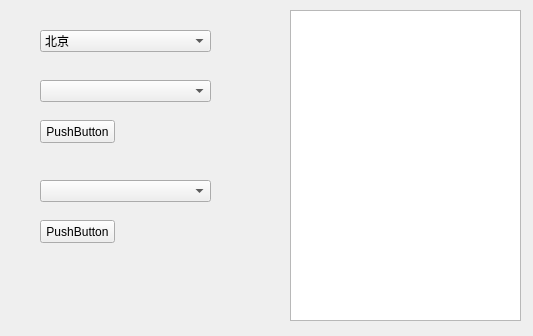
<?xml version="1.0" encoding="UTF-8"?>
<ui version="4.0">
 <class>Widget</class>
 <widget class="QWidget" name="Widget">
  <property name="geometry">
   <rect>
    <x>0</x>
    <y>0</y>
    <width>533</width>
    <height>336</height>
   </rect>
  </property>
  <property name="windowTitle">
   <string>Widget</string>
  </property>
  <widget class="QComboBox" name="comboBox">
   <property name="geometry">
    <rect>
     <x>40</x>
     <y>30</y>
     <width>171</width>
     <height>22</height>
    </rect>
   </property>
   <property name="editable">
    <bool>false</bool>
   </property>
   <property name="currentIndex">
    <number>0</number>
   </property>
   <property name="insertPolicy">
    <enum>QComboBox::NoInsert</enum>
   </property>
   <item>
    <property name="text">
     <string>北京</string>
    </property>
    <property name="icon">
     <iconset resource="res.qrc">
      <normaloff>:/new/prefix1/win-xp/8.ico</normaloff>:/new/prefix1/win-xp/8.ico</iconset>
    </property>
   </item>
   <item>
    <property name="text">
     <string>上海</string>
    </property>
    <property name="icon">
     <iconset resource="res.qrc">
      <normaloff>:/new/prefix1/win-xp/9.ico</normaloff>
      <normalon>:/new/prefix1/win-xp/7.ico</normalon>:/new/prefix1/win-xp/9.ico</iconset>
    </property>
   </item>
   <item>
    <property name="text">
     <string>南京</string>
    </property>
    <property name="icon">
     <iconset>
      <normalon>:/new/prefix1/win-xp/52.ico</normalon>
     </iconset>
    </property>
   </item>
   <item>
    <property name="text">
     <string>ggg</string>
    </property>
   </item>
  </widget>
  <widget class="QPlainTextEdit" name="plainTextEdit">
   <property name="geometry">
    <rect>
     <x>290</x>
     <y>10</y>
     <width>231</width>
     <height>311</height>
    </rect>
   </property>
  </widget>
  <widget class="QComboBox" name="comboBox_2">
   <property name="geometry">
    <rect>
     <x>40</x>
     <y>80</y>
     <width>171</width>
     <height>22</height>
    </rect>
   </property>
  </widget>
  <widget class="QComboBox" name="comboBox_3">
   <property name="geometry">
    <rect>
     <x>40</x>
     <y>180</y>
     <width>171</width>
     <height>22</height>
    </rect>
   </property>
  </widget>
  <widget class="QPushButton" name="pushButton">
   <property name="geometry">
    <rect>
     <x>40</x>
     <y>120</y>
     <width>75</width>
     <height>23</height>
    </rect>
   </property>
   <property name="text">
    <string>PushButton</string>
   </property>
  </widget>
  <widget class="QPushButton" name="pushButton_2">
   <property name="geometry">
    <rect>
     <x>40</x>
     <y>220</y>
     <width>75</width>
     <height>23</height>
    </rect>
   </property>
   <property name="text">
    <string>PushButton</string>
   </property>
  </widget>
 </widget>
 <layoutdefault spacing="6" margin="11"/>
 <resources>
  <include location="res.qrc"/>
 </resources>
 <connections/>
</ui>
